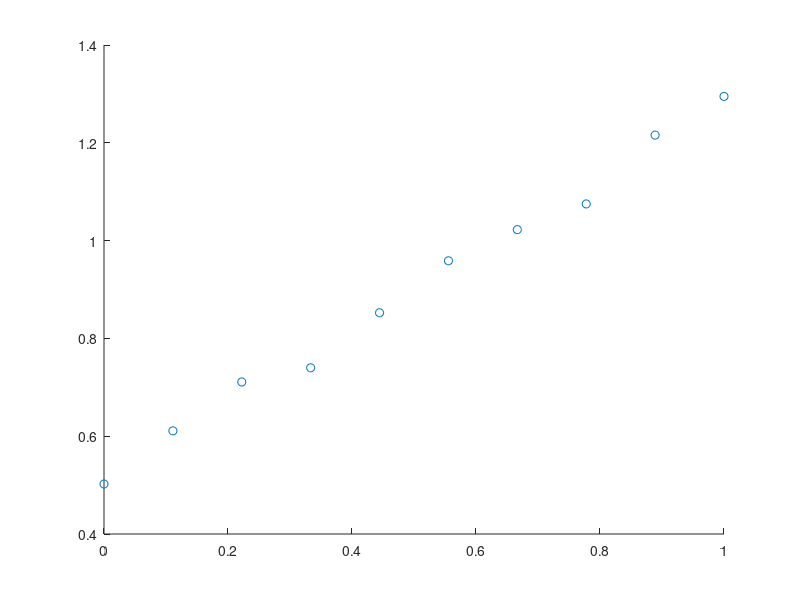
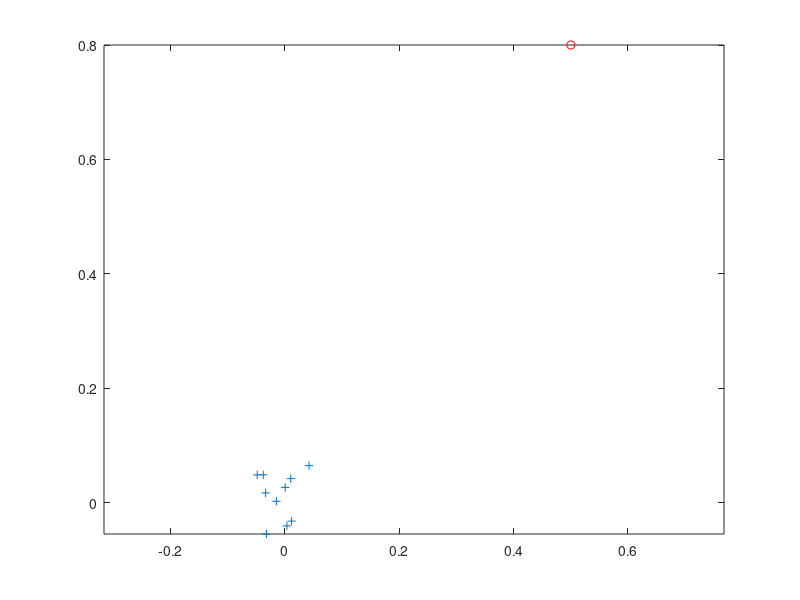
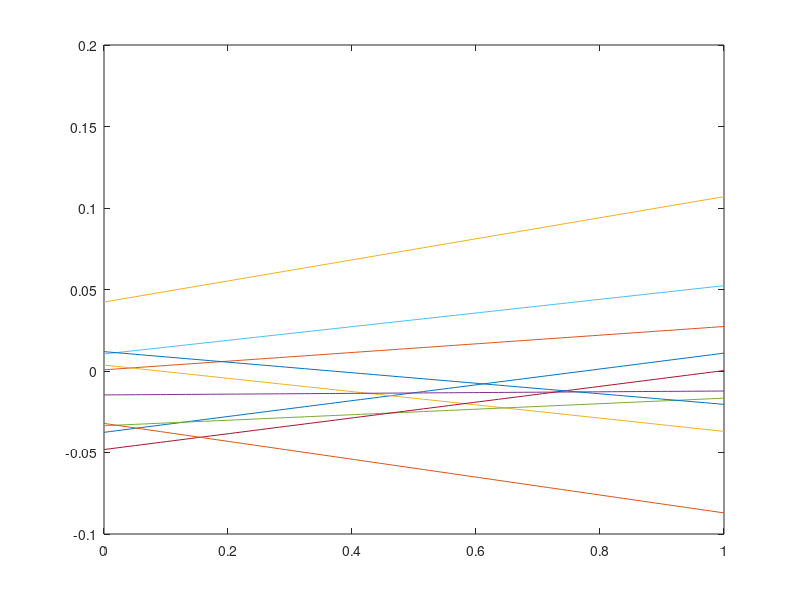

Reproduce these figures in MATLAB, in order. (Note: this script raises an error after producing the figures.)
%% Bayesian Linear Regression
% Be the model $y = a_1 x + a_2 \\t = y + \xi$ where $\xi$ is the noise.

close all; clear;
N = 10;
x = linspace(0,1,N).';
a1 = 0.5; a2 = 0.8;
y = a2*x+a1;
ns = normrnd(0,0.02,size(x));
t = y + ns;
figure
scatter(x,t);
%% 
% Defining $\phi_i(x)$

phi = @(x,i) (x^i);
%% 
% Defining $\Phi$

M = 3;
P = [];
for i = 1:M
    Paux = arrayfun(@(x) phi(x,i),x);
    P = [P,Paux];
end
%% 
% Calculating the $\mathbf{W}_{ML}$

Wml = pinv(P)*t;
%% 
% Defining the parameter $\beta$ by the equation
% 
% $- \ln p(\mathbf{w}|\mathbf{x},\mathbf{t},\alpha,\beta) = -\frac{\beta}{2} 
% \sum^N_{n=1}\left\{y(x_n,\mathbf{w}-t_n) \right\}^2 - \frac{N}{2} \ln \beta 
% + \frac{N}{2} \ln 2 \pi - \frac{M+1}{2} \ln \left(\frac{2\pi}{\alpha}\right) 
% + \frac{\alpha}{2} \mathbf{w}^T\mathbf{w}$ so, if $\frac{\partial}{\partial 
% \beta} -\ln p(\mathbf{w_{ML}}|\mathbf{x},\mathbf{t},\alpha,\beta) = 0$ this 
% means that$0 = -\frac{1}{2} \sum^N_{n=1}\left\{y(x_n,\mathbf{w_{ML}}-t_n) \right\}^2 
% - \frac{N}{2\beta} \Rightarrow \frac{1}{\beta_{ML}} =  \sum^N_{n=1}\left\{y(x_n,\mathbf{w_{ML}}-t_n) 
% \right\}^2$

beta = sum(((P*Wml)-t).^2)^(-1);
%% 
% If we define $\alpha = 1$

alpha = 1000;
Paux = P.'*P;
Sinv = alpha*eye(size(Paux)) + beta*Paux;
m = beta*(Sinv\P.'*t);
%% 
% Defining the first posterior gaussian distribution

mu0 = zeros([1,M]);
Sigma0 = (alpha)^(-1)*eye(M);
w = mvnrnd(mu0,Sigma0,10); 
figure
plot(w(:,1),w(:,2),'+'); axis equal; hold on;
plot(a1,a2,'ro'); hold off;
%% 
% Plotting the predict
figure(3);
xx = linspace(0,1,100);
yt = w(:,2)*xx + w(:,1);
plot(xx,yt);

%%
% Defining the posteriors
pause(3); close all;

for i = 1:N
   if i == 1
       Sigma = Sigma0; mu = mu0;
   end
   Sigma = Sigma + beta*(P.'*P);
   mu = Sigma*(Sigma0\mu0+beta*P.'*t);

    %% 
    % Defining the posterior gaussian distribution

    w = mvnrnd(mu,Sigma,10); 
    figure
    plot(w(:,1),w(:,2),'+'); axis equal; hold on;
    plot(a1,a2,'ro'); hold off;
    %% 
    % Plotting the predict
    figure(3);
    xx = linspace(0,1,100);
    yt = w(:,2)*xx + w(:,1);
    plot(xx,yt);

    pause(3); close all;
end